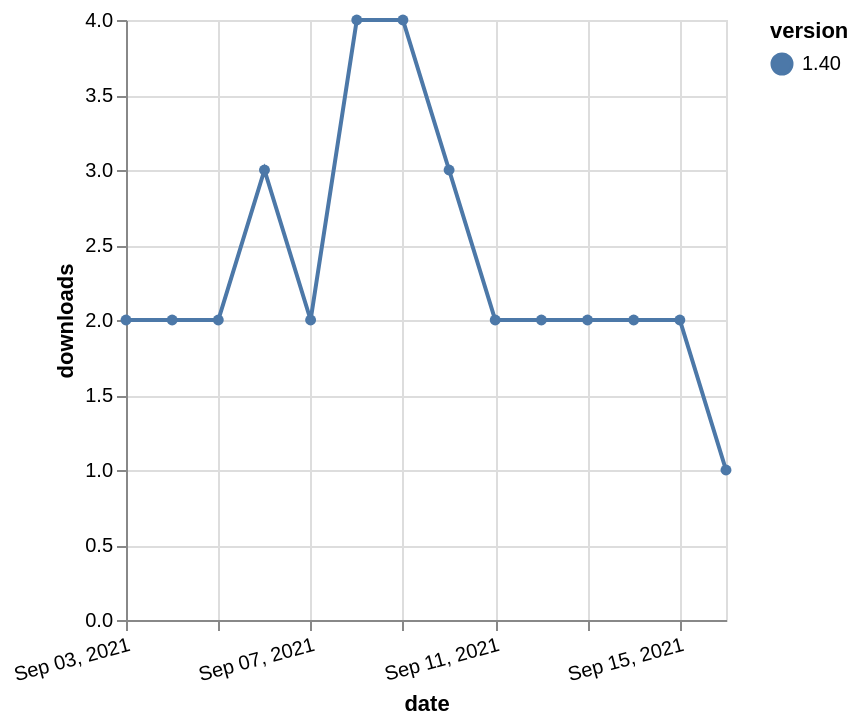

Express this chart as Vega-Lite.
### Vega-Lite specification from a JSON file in a GitHub repository (floating-point values rounded to 4 significant figures)
{"$schema": "https://vega.github.io/schema/vega-lite/v5.json", "description": "A simple bar chart with embedded data.", "data": {"values": [{"date": "2021-09-03", "total": 2876, "delta": 2, "version": "1.40"}, {"date": "2021-09-04", "total": 2878, "delta": 2, "version": "1.40"}, {"date": "2021-09-05", "total": 2880, "delta": 2, "version": "1.40"}, {"date": "2021-09-06", "total": 2883, "delta": 3, "version": "1.40"}, {"date": "2021-09-07", "total": 2885, "delta": 2, "version": "1.40"}, {"date": "2021-09-08", "total": 2889, "delta": 4, "version": "1.40"}, {"date": "2021-09-09", "total": 2893, "delta": 4, "version": "1.40"}, {"date": "2021-09-10", "total": 2896, "delta": 3, "version": "1.40"}, {"date": "2021-09-11", "total": 2898, "delta": 2, "version": "1.40"}, {"date": "2021-09-12", "total": 2900, "delta": 2, "version": "1.40"}, {"date": "2021-09-13", "total": 2902, "delta": 2, "version": "1.40"}, {"date": "2021-09-14", "total": 2904, "delta": 2, "version": "1.40"}, {"date": "2021-09-15", "total": 2906, "delta": 2, "version": "1.40"}, {"date": "2021-09-16", "total": 2907, "delta": 1, "version": "1.40"}]}, "width": "container", "mark": {"type": "line", "point": {"filled": true}}, "encoding": {"x": {"field": "date", "type": "temporal", "timeUnit": "yearmonthdate", "title": "date", "axis": {"labelAngle": -15}}, "y": {"field": "delta", "type": "quantitative", "title": "downloads"}, "color": {"field": "version", "type": "nominal"}, "tooltip": {"field": "delta"}}}
